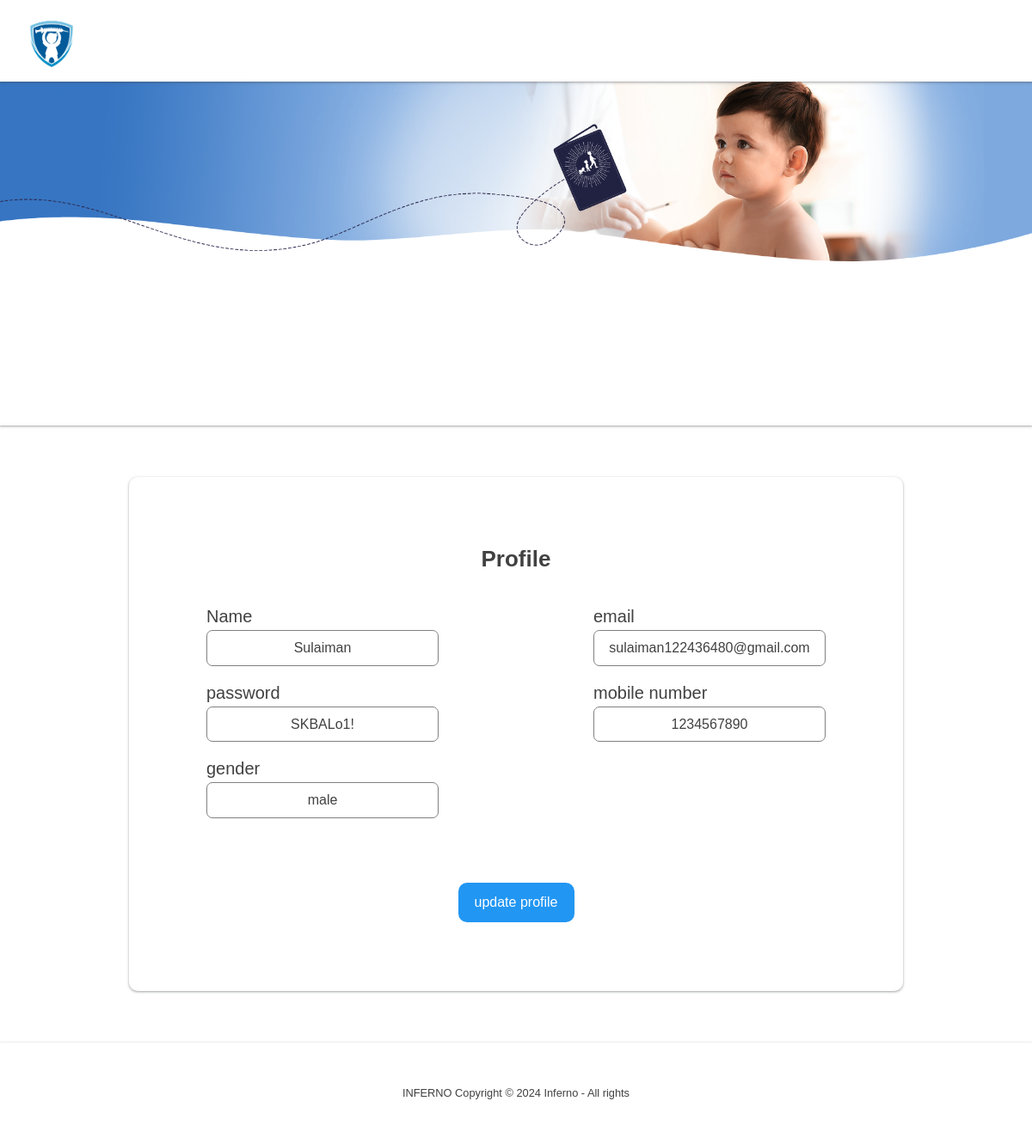
/parent_profile.php (signed in), run on the app's committed database.
### tables this page shows
CREATE TABLE `parents` (
  `id` int(11) NOT NULL,
  `parent_name` varchar(50) NOT NULL,
  `email` varchar(250) NOT NULL,
  `password` varchar(50) NOT NULL,
  `mobile_number` varchar(50) NOT NULL,
  `gender` varchar(50) NOT NULL
);

### parent_profile.php (the view, shortened to what this page needs)
<?php
require_once('config.php');
$logged_in_parent = $_SESSION['parent_id'];
$sql = "SELECT * FROM parents WHERE id = $logged_in_parent";
$result = mysqli_query($connect, $sql);
if (mysqli_num_rows($result) > 0) {
    $row = mysqli_fetch_assoc($result);
    $parent_id = $row["id"];
    $parent_name = $row['parent_name'];
    $email = $row['email'];
    $password = $row['password'];
    $mobile_number = $row['mobile_number'];
    $gender = $row['gender'];
} else {
    echo "Error: " . mysqli_error($connect);
}
?>
<!DOCTYPE html>
<html lang="en">
<head>
    <link href='https://maxcdn.bootstrapcdn.com/bootstrap/4.3.1/css/bootstrap.min.css' rel='stylesheet'>
    <link rel="stylesheet" href="assets/css/submit_form.css">
    <link rel="stylesheet" href="assets/css/navbar.css">
    <link rel="stylesheet" href="assets/css/main.css">
    <link rel="stylesheet" href="assets/css/footer.css">
    <link rel="stylesheet" href="assets/css/colors.css">
</head>
<body>
    <nav>
    <label class="logo"> <img src="assets/images/logo.png" style="width: 100px;height:100px" alt=""></label>
  </nav>
    <header class="header bg-blue">
        <div class="banner_image">
            <img class="image" src="assets/images/Vaccination-Schedule-bannerBg.png">
        </div>
    </header>
    <main>
        <div class="container">
            <h1 class="form-title">Profile</h1>
            <form method="post">
                <div class="main-user-info">
                    <div class="user-input-box">
                        <label for="name" class="profile_label">Name</label>
                        <p class="profile" id="name"><?php echo $parent_name ?></p>
                    </div>
                    <div class="user-input-box">
                        <label for="email" class="profile_label">email</label>
                        <p class="profile" id="email"><?php echo $email ?></p>
                    </div>
                    <div class="user-input-box">
                        <label for="password" class="profile_label">password</label>
                        <p class="profile" name="password"><?php echo $password ?></p>
                    </div>
                    <div class="user-input-box">
                        <label for="mobile_number" class="profile_label">mobile number</label>
                        <p class="profile" id="mobile_number" name="mobile_number"><?php echo $mobile_number ?></p>
                    </div>
                    <div class="user-input-box">
                        <label for="gender" class="profile_label">gender</label>
                        <p class="profile" id="gender" name="gender"><?php echo $gender ?></p>
                    </div>
                </div>
                <div class="form-submit-btn">
                    <a  class="update_btn " href="parent_update_profile.php?id=<?php echo $parent_id; ?>">update profile </>
                </div>
            </form>
        </div>
    </main>
 <?php include 'footer.php';?>
</body>
</html>

### assets/css/submit_form.css (style rules this page uses)
.container { width: 100%; max-width: 900px; background: var(--cards-color); padding: 28px; margin: 60px auto; border-radius: 10px; box-shadow: var(--shadow); }
.form-title { font-size: 26px; font-weight: 600; text-align: center; padding-bottom: 6px; color: var(--text-color); text-shadow: var(--shadow); border-bottom: solid 1px white; }
.main-user-info { display: flex; flex-wrap: wrap; justify-content: space-between; padding: 20px 0; }
.user-input-box:nth-child(2n) { justify-content: end; }
.user-input-box { display: flex; flex-wrap: wrap; width: 50%; padding-bottom: 15px; }
.user-input-box label { width: 95%; font-size: 20px; font-weight: 400; margin: 5px 0; }
.user-input-box .profile_label { width: 60%; color: var(--text-color) !important; font-size: 20px; font-weight: 400; margin: auto; }
.user-input-box .profile { width: 60%; margin: auto; text-align: center; border-radius: 7px; background-color: white; outline: none; border: 1px solid grey; padding: 7px; }
.form-submit-btn { margin-top: 40px; }
.form-submit-btn .update_btn { display: block; width: 15%; margin-top: 10px; font-size: 16px; padding: 10px; border: none; border-radius: 10px; color: var(--btn-text-color); margin: auto; text-decoration: none; text-align: center; background: var(--btn-color); }
label { color: rgb(14, 14, 14); }

### assets/css/navbar.css (style rules this page uses)
* { padding: 0; margin: 0; text-decoration: none; list-style: none; box-sizing: border-box; }
body { font-family: "Montserrat", sans-serif; overflow-x: hidden; color: var(--text-color); }
nav { background: var(--background-color); box-shadow: var(--shadow); width: 100%; height: 95px; z-index: 1; position: relative; }
label.logo { color: var(--text-color); font-size: 25px; line-height: 80px; padding: 0 10px; font-weight: bold; text-transform: uppercase; }
label { color: #333; }

### assets/css/main.css (style rules this page uses)
body { line-height: 1.6; font-family: var(--poppins-font); background: var(--background-color); }
.header { min-height: 50vh; background:var(--background-color); box-shadow: var(--shadow); }
.header .image { width: 100%; height: auto; display: block; }
@media (min-width: 398px) { .header { min-height: 20vh; } }
@media (min-width: 450px) { .header { min-height: 30vh; } }
@media (min-width: 633px) { .header { min-height: 40vh; height: auto; } }
@media (min-width: 910px) { .header { min-height: 50vh; } }
body::before { content: ''; position: absolute; width: 100%; clip-path: inset(47% 0 0 0); z-index: -1; height: 100%; }
.container { width: 100%; overflow: hidden; padding: 80px 0; }

### assets/css/colors.css (style rules this page uses)
:root { --text-color:#414141; --hover-text-color: #FFFFFF; --cards-color: #FFFFFF; --shadow: rgba(60, 64, 67, 0.3) 0px 1px 2px 0px, rgba(60, 64, 67, 0.15) 0px 1px 3px 1px; --btn-color: #2196F3; --hover-color: #1976D2; --btn-text-color:#FFFFFF; }

### data on the page
parents: parent_name "Sulaiman", email "sulaiman122436480@gmail.com", password "SKBALo1!", mobile_number "1234567890", gender "male"
